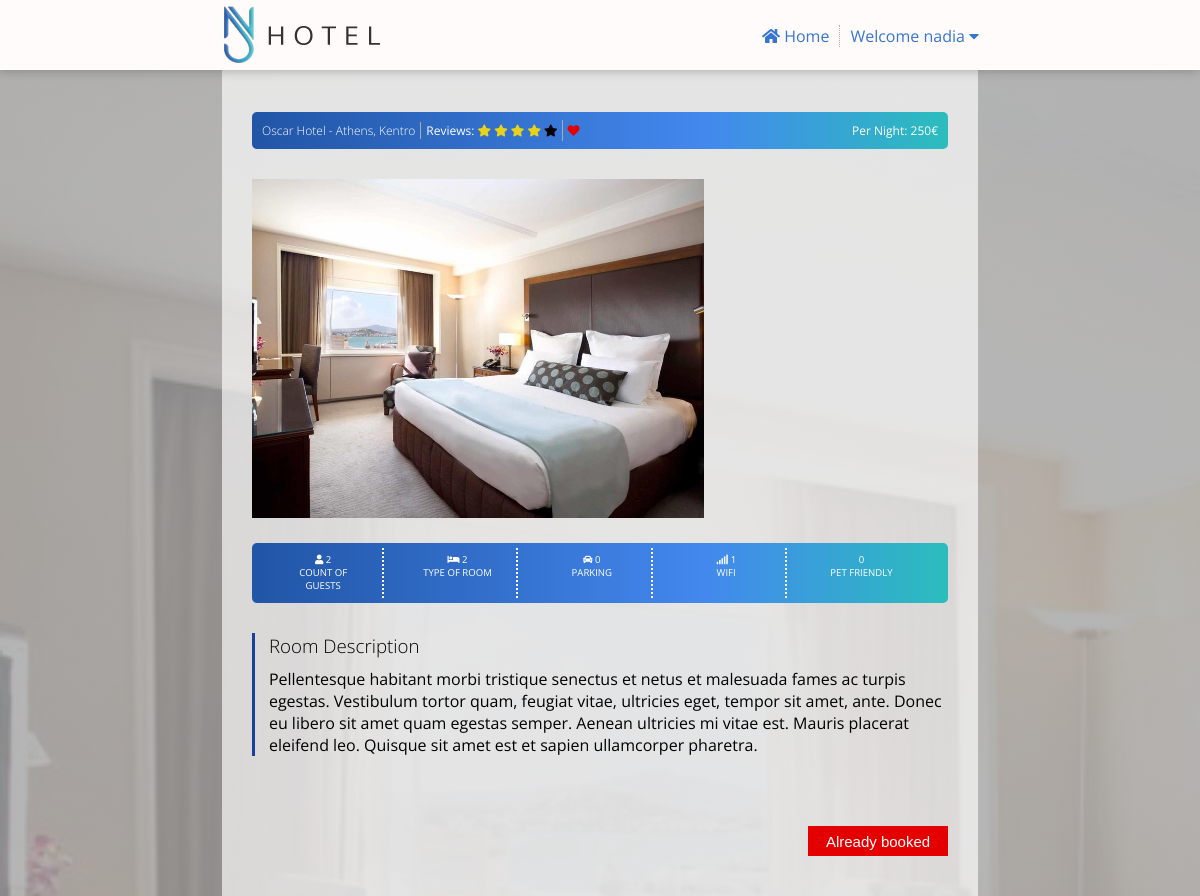
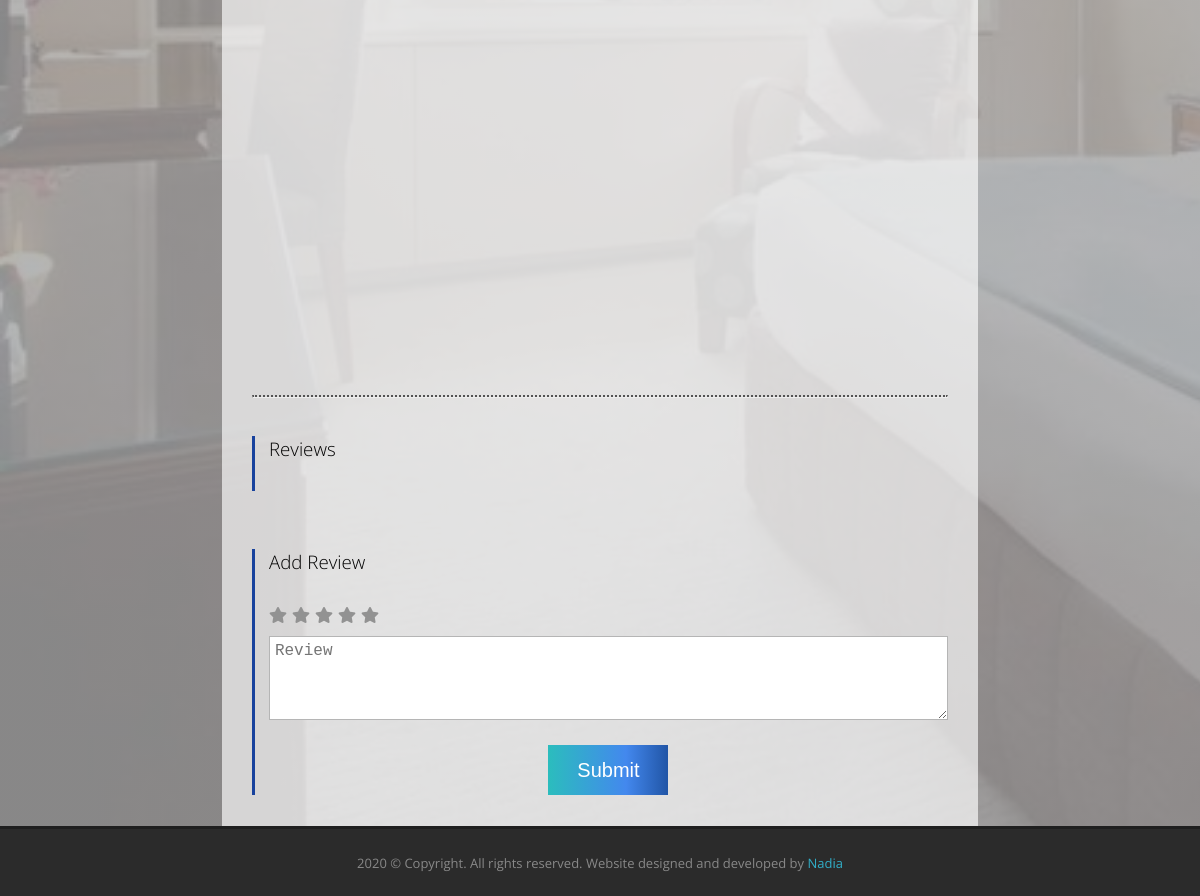
Screenshot of /public/room.php?room_id=4 (signed in) with the database file from the repository (2 pictures, top to bottom).
### tables this page shows
CREATE TABLE `user` (
  `user_id` int(10) UNSIGNED NOT NULL,
  `name` varchar(250) NOT NULL,
  `email` varchar(250) NOT NULL,
  `password` text NOT NULL,
  `created_time` timestamp NOT NULL DEFAULT current_timestamp()
);

CREATE TABLE `room` (
  `room_id` int(10) UNSIGNED NOT NULL,
  `type_id` int(10) UNSIGNED NOT NULL,
  `name` varchar(250) NOT NULL,
  `city` varchar(250) NOT NULL,
  `area` varchar(250) NOT NULL,
  `photo_url` varchar(250) NOT NULL,
  `count_of_guests` int(10) UNSIGNED NOT NULL,
  `price` int(10) UNSIGNED NOT NULL,
  `address` varchar(250) NOT NULL,
  `location_lat` decimal(10,7) NOT NULL,
  `location_long` decimal(10,7) NOT NULL,
  `description_short` varchar(250) NOT NULL,
  `description_long` text NOT NULL,
  `parking` tinyint(1) NOT NULL,
  `wifi` tinyint(1) NOT NULL,
  `pet_friendly` tinyint(1) NOT NULL,
  `avg_reviews` decimal(10,7) DEFAULT NULL,
  `count_reviews` int(10) UNSIGNED DEFAULT 0,
  `created_time` timestamp NOT NULL DEFAULT current_timestamp()
);

### app/Hotel/Room.php (called while the page is built, shortened)
<?php
class Room extends BaseService  {
    public function get($roomId){
        $parameters = [
            ':room_id' => $roomId
        ];
        return $this->fetch("SELECT * FROM room WHERE room_id = :room_id", $parameters);
    }
}
?>

### app/Hotel/BaseService.php (called while the page is built, shortened)
<?php
class BaseService{
    private static $pdo;
    protected function initializePdo(){
        if(!empty(self::$pdo)){
            return;
        }
        $config = Configuration::getInstance();
        $databaseConfig = $config->getConfig()['database'];
        try{
            self::$pdo = new PDO(sprintf('mysql:host=%s;dbname=%s;charset=UTF8', $databaseConfig['host'], $databaseConfig['dbname']), $databaseConfig['username'], $databaseConfig['password'], [PDO::MYSQL_ATTR_INIT_COMMAND => "SET NAMES 'UTF8'"]);
            self::$pdo->setAttribute(PDO::ATTR_ERRMODE, PDO::ERRMODE_EXCEPTION);
        }catch (\PDOException $ex){
            throw new \Exception(sprintf('Could not connect to database. Error: %s', $ex->getMessage()));
        }
    }
    protected function fetch($sql, $parameters= [], $type = PDO::FETCH_ASSOC){
        $statement = $this->getPdo()->prepare($sql);
        foreach ($parameters as $key => $value){
            $statement->bindValue($key, $value, is_int($value) ? PDO::PARAM_INT : PDO::PARAM_STR);
        }
        $status = $statement->execute();
        return $statement->fetch($type);
    }
    protected function getPdo(){
        return self::$pdo;
    }
}
?>

### app/Hotel/User.php (called while the page is built, shortened)
<?php
class User extends BaseService{
    private static $currentUserId;
    public function getByUserId($userId){
        $parameters = [
            ':user_id' => $userId
        ];
        return $this->fetch("SELECT * FROM user WHERE user_id = :user_id", $parameters);
    }
    public static function getCurrentUserId(){
        return self::$currentUserId;
    }
    public static function setCurrentUserId($userId){
       self::$currentUserId = $userId;
    }
}
?>

### app/Hotel/Favorite.php (called while the page is built, shortened)
<?php
class Favorite extends BaseService  {
    public function isFavorite($roomId, $userId){
        $parameters = [
            ':room_id' => $roomId,
            ':user_id' => $userId
        ];
        $favorite = $this->fetch("SELECT * FROM favorite WHERE room_id = :room_id AND user_id = :user_id", $parameters);
        return !empty($favorite);
    }
}
?>

### public/room.php (the view, shortened to what this page needs)
<?php
$room = new Room();
$favorite = new Favorite();
$roomId = $_REQUEST['room_id'];
$roomInfo = $room->get($roomId);
$userId =  User::getCurrentUserId();
$isFavorite = $favorite->isFavorite($roomId, $userId);
$checkInDate = $_REQUEST['check_in_date'];
$checkOutDate = $_REQUEST['check_out_date'];
$alreadyBooked = empty($checkInDate) || empty($checkOutDate);
$googleIframeUrl = 'https://maps.google.com/maps?q='.$roomInfo['location_lat'].','.$roomInfo['location_long'].'&hl=el&z=16&amp;output=embed';
?>
<!DOCTYPE html>
<html lang="en">
    <head>
        <link rel="stylesheet" href="assets/css/all.min.css">
        <link rel="stylesheet" type="text/css" href="assets/js/jquery/jquery-ui.css">
        <link rel="stylesheet" type="text/css" href="assets/css/style.css">
        <link rel="stylesheet" type="text/css" href="assets/css/list.css">
        <link rel="stylesheet" type="text/css" href="assets/css/profile.css">
        <link rel="stylesheet" type="text/css" href="assets/css/room.css">
        <link rel="stylesheet" type="text/css" href="assets/css/drop.css">
        <link rel="stylesheet" type="text/css" href="assets/css/responsive.css">
    </head>
    <body style="background-image: linear-gradient(rgb(165 165 165 / 82%), rgba(165 165 165 / 82%)), url(assets/images/rooms/<?php echo $roomInfo['photo_url'];?>);">
        <?php include "partial/header.php" ?>
        <?php include "partial/mobile.php" ?>
        <section class="room-information">
            <div class="room-container">
                <div class="results-bar top-room-bar">
                    <h2 class="border"><?php echo sprintf('%s - %s, %s', $roomInfo['name'], $roomInfo['city'], $roomInfo['area']) ?></h2>
                    <div class="reviews">
                        <span> Reviews:</span>
                        <?php
                            $roomAvgReview = $roomInfo['avg_reviews'];
                            for ($i = 1; $i <= 5; $i++){
                                if($roomAvgReview > $i){
                                    ?>
                                    <i class="fas fa-star checked"></i>
                                    <?php
                                }else{
                                    ?>
                                    <i class="fas fa-star"></i>
                                    <?php
                                }
                            }
                        ?>
                        <span class="border"></span>
                    </div>
                    <form name="favoriteForm" method="post" id="favoriteForm" class="favoriteForm" action="actions/favorite.php">
                        <button title="Add to favorites" class="heart-favorite-button <?php echo $isFavorite ? 'selected' : ''; ?> " id="fav"><i class="fas fa-heart"></i></button>
                    </form>
                    <p class="room-price">Per night: <?php echo $roomInfo['price'];?>€</p>
                </div>
                <div class="room-image">
                    <img src="assets/images/rooms/<?php echo $roomInfo['photo_url'];?>" />
                </div>
                <div class="results-bar services-bar">
                    <div class="guests">
                       <i class="fas fa-user"></i><span> <?php echo $roomInfo['count_of_guests'];?></span>
                        <p>Count of guests</p>
                    </div>
                    <div class="type-room">
                        <i class="fas fa-bed"></i><span> <?php echo $roomInfo['type_id'];?></span>
                        <p>Type of room</p>
                    </div>
                    <div class="parking">
                        <i class="fas fa-car"></i><span> <?php echo $roomInfo['parking'];?></span>
                        <p>Parking</p>
                    </div>
                    <div class="internet">
                        <i class="fas fa-signal"></i><span> <?php echo $roomInfo['wifi'];?></span>
                        <p>Wifi</p>
                    </div>
                    <div class="pets">
                        <span><?php echo $roomInfo['pet_friendly'];?></span>
                        <p>Pet friendly</p>
                    </div>
                </div>
                <div class="text-border">
                    <h3>Room description</h3>
                    <p><?php echo $roomInfo['description_long'];?></p>
                </div>
                <div class="book-room-buttons">
                    <?php
                        if($alreadyBooked){
                    ?>
                        <button class="button-booked">Already booked</button>
                    <?php
                        }
                    ?>
                </div>
                <div>
                    <iframe src=<?php echo $googleIframeUrl;?> width="100%" height="300" frameborder="0" style="border:0;" allowfullscreen="" aria-hidden="false" tabindex="0"></iframe>
                </div>
                <hr class="hr-style">
                <div class="review-div">
                    <div  class="reviews text-border">
                        <h3 class="reviews-heading">Reviews</h3>
                    </div>
                    <div class="text-border">
                        <h3 class="reviews-heading">Add review</h3>
                        <form name="reviewForm" method="post" action="actions/review.php">
                            <h4>
                                <fieldset >
									<span class="rating">
                                        <ul>
                                            <li class="star-items"><label for="rating-1"><i class="fas fa-star" aria-hidden="true"></i></label><input type="radio" name="rate" id="rating-1" value="1"></li>
                                            <li class="star-items"><label for="rating-2"><i class="fas fa-star" aria-hidden="true"></i></label><input type="radio" name="rate" id="rating-2" value="2"></li>
                                            <li class="star-items"><label for="rating-3"><i class="fas fa-star" aria-hidden="true"></i></label><input type="radio" name="rate" id="rating-3" value="3"></li>
                                            <li class="star-items"><label for="rating-4"><i class="fas fa-star" aria-hidden="true"></i></label><input type="radio" name="rate" id="rating-4" value="4"></li>
                                            <li class="star-items"><label for="rating-5"><i class="fas fa-star" aria-hidden="true"></i></label><input type="radio" name="rate" id="rating-5" value="5"></li>
                                        </ul>
									</span>
                                </fieldset>
                            </h4>
                            <textarea id="add-review" name="comment"  rows="4" cols="50" placeholder="Review"></textarea>
                            <div class="submit-button">
                                <button type="submit">Submit</button>
                            </div>
                         </form>
                    </div>
                </div>
            </div>
        </section>
        <?php include "partial/footer.php" ?>
    </body>
</html>

### public/partial/header.php (shortened to what this page needs)
<?php
$userId =  User::getCurrentUserId();
if(!empty($userId)){
    $user = new User();
    $name = $user->getByUserId($userId)['name'];
}
?>
<header>
    <div class="header-container">
        <div class="logo">
            <a href="index.php"><img src="assets/images/logo.png"></a>
            </div>
        <nav class="navigation">
            <ul>
                <li class="nav-item home-page">
                    <a href="index.php">
                        <i class="fas fa-home"></i>&nbsp;<span>Home</span>
                    </a>
                </li>
                <?php
                    if(!empty($userId)) {
                ?>
                    <li class="dropdown nav-item-two profile-page">
                        <div class="dropbtn" onclick="dropdown()">Welcome <?php echo $name ?>
                            <i class="fa fa-caret-down"></i>
                        </div>
                    </li>
                <?php
                    }
                ?>
            </ul>
        </nav>
    </div>
</header>

### public/assets/css/style.css (style rules this page uses)
* { margin: 0; padding: 0; box-sizing: border-box; }
body { background-color: #f5f5f5; color: #000; font-family: 'Open Sans', sans-serif; font-size: 16px; height: 100vh; padding-bottom: 51px; }
body > header { min-height: 70px; background-color: #fffbfb; position: fixed; width: 100%; z-index: 1; }
h2 { color:#3675d3; }
button { width: 200px; height: 50px; margin-top: 20px; font-size: 20px; border: none; overflow: hidden; color: #ffffff; cursor: pointer; visibility: visible; background: -moz-linear-gradient(left, #2bbdbd 0%, #4388ee 65%, #2155a6 100%); background: -webkit-linear-gradient(left, #2bbdbd 0%, #4388ee 65%, #2155a6 100%); background: linear-gradient(90deg, #2bbdbd 0%, #4388ee 65%, #2155a6 100%); outline:none; }
.header-container { text-align: center; width: 56%; margin: 0 auto; }
div.logo { float: left; padding-top: 5px; }
nav.navigation { text-align: right; list-style: none; }
nav.navigation ul li { display: inline-block; }
ul li.nav-item { padding-top: 25px; list-style: none; }
li.nav-item:after { display: inline; content: ' '; border-right: 1px dotted #aaa; padding-right: 5px; }
ul li a { padding: 0 5px ; }
ul li a, ul li a:link { text-decoration: none; color: #3675d3; }

### public/assets/css/list.css (style rules this page uses)
body > header { box-shadow: -1px 0px 10px 0px #3c3c3c66; }
.results-bar { color: #fff; text-align: left; padding: 5px; background: linear-gradient(90deg ,#2155a6 0%, #4388ee 65%, #2bbdbd 100%); border-radius: 5px; margin-bottom: 30px; }
.results-bar h2 { color: #fff; font-size: 20px; padding: 5px; }
div.info h1, h2 { text-transform: uppercase; font-weight: 100; }

### public/assets/css/profile.css (style rules this page uses)
div.top-room-bar h2 { text-transform: none; }
i.checked { color: #e6d11c;; }

### public/assets/css/room.css (style rules this page uses)
body { height: auto; background-repeat: no-repeat; background-size: cover; }
div.room-container { text-align: center; width: 56%; margin: 0 auto; padding: 90px 30px 0; background: #ffffffa6; }
div.top-room-bar { display: flex; align-items: center; justify-content: left; padding: 10px; font-size: 1vw; }
div.results-bar h2 { float: left; font-size: 1vw; }
div.results-bar.top-room-bar p { text-transform: capitalize; margin-left: auto; }
.border { display: inline; content: ' '; border-right: 1px solid #aaa; padding: 2px; }
.results-bar h2 { padding: 0; }
h2.border { padding-right: 5px; }
div.reviews { padding-left: 5px; color: #000; }
div.reviews > span { color: #fff; }
i.fas.fa-star.checked { color: #e6d11c; }
i.fas.fa-heart { padding-left: 5px; font-size: 1vw; position: relative; }
button.heart-favorite-button { background: none; display: contents; width: 100px; }
.favoriteForm { display: inline-block; }
.selected { color: #e40000; }
div.room-image { text-align: left; margin: 20px 0; }
div.room-image img { width: 65%; }
div.services-bar { height: 60px; text-align: center; display: flex; flex-direction: row; justify-content: space-around; }
div.services-bar .guests, .type-room, .parking, .internet, .pets { padding: 10px 50px; font-size: 0.7vw; text-transform: uppercase; }
div.services-bar .guests, .type-room, .parking, .internet { border-right: 2px dotted #fff; }
div.book-room-buttons { display: flex; justify-content: flex-end; margin-bottom: 50px; }
button.button-booked { font-size: 15px; width: 140px; height: 30px; background: #e40000; }
textarea { width: 100%; font-size: 16px; padding: 5px; outline: none; border: 1px solid #b5b5b5; }
div.text-border { text-align: left; border-left: 3px solid #18429d; padding-left: 2%; margin-top: 8px; margin-bottom: 50px; }
div.text-border h3 { font-weight: 200; text-transform: capitalize; }
div.text-border p { padding-top: 10px; }
hr.hr-style { margin: 80px 0 30px; border-top: 2px dotted rgb(83, 83, 83); }
div h3.reviews-heading { padding-bottom: 30px; }
div.submit-button { text-align: center; }
div.submit-button button { width: 120px; }
div.review-div { display: flex; flex-direction: column; }
fieldset { border: none; }
span.rating ul { display: flex; list-style: none; }
span.rating ul li { color: #929292;; letter-spacing: 5px; margin-bottom: 10px;; }

### public/assets/css/drop.css (style rules this page uses)
.dropdown { float: right; overflow: hidden; }
.dropdown .dropbtn { cursor: pointer; font-size: 16px; border: none; outline: none; color: #3675d3; background-color: inherit; font-family: inherit; margin: 0; padding: 25px 5px 22px; margin-left: 5px; }

### rows the page displays
user: name "nadia"
room: name "Oscar Hotel", city "Athens", area "Kentro", price "250", photo_url (picture), count_of_guests "2", type "2", parking "0", wifi "1", pet_friendly "0", description_long "Pellentesque habitant morbi tristique senectus et netus et malesuada fames ac turpis egestas. Vestibulum tortor quam, feugiat vitae, ultricies eget, tempor sit amet, ante. Donec eu libero sit amet quam egestas semper. Aenean ultricies mi vitae est. Mauris placerat eleifend leo. Quisque sit amet est et sapien ullamcorper pharetra."
